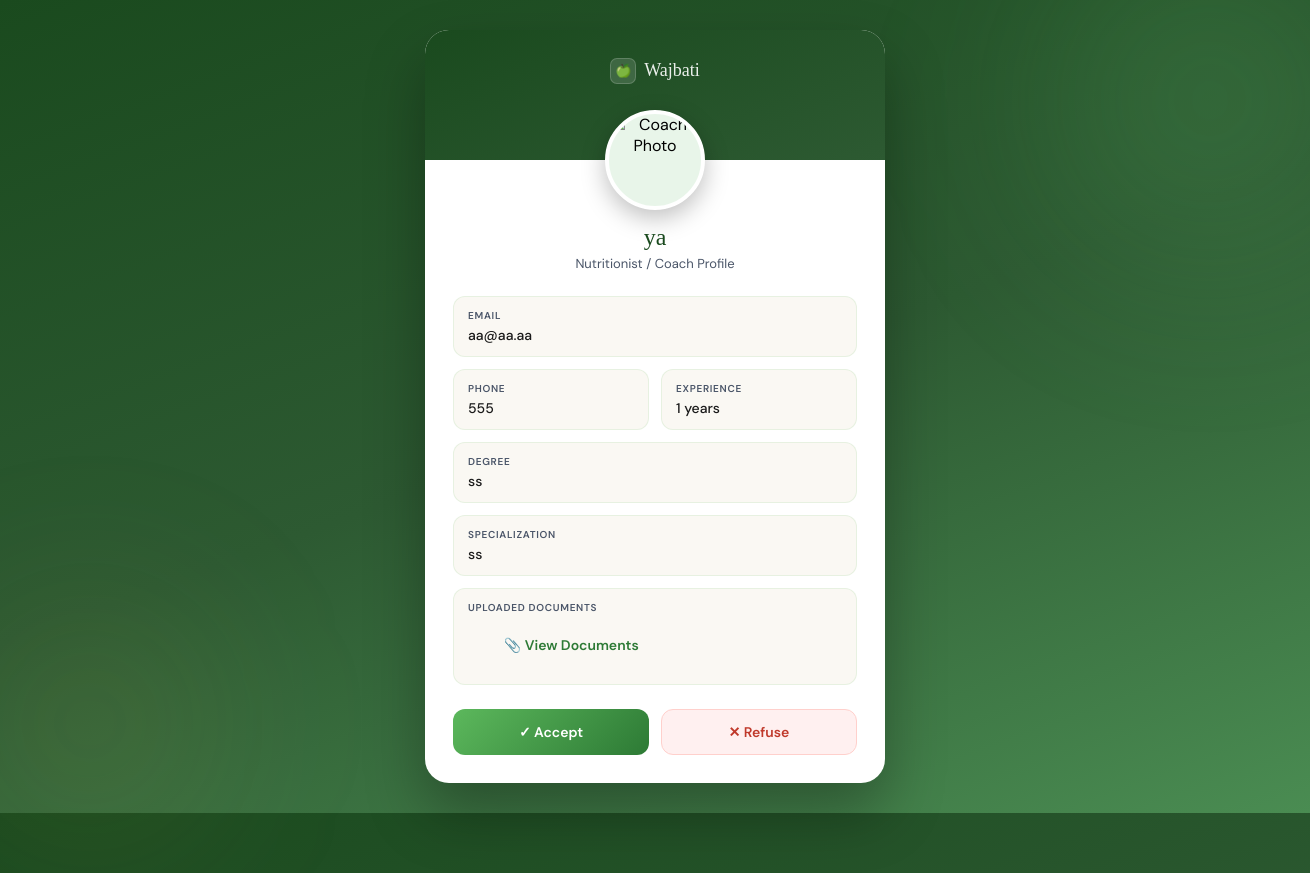
The page /detailsco?id=aa@aa.aa on the database its author committed.
### tables this page shows
CREATE TABLE "coach" (
	"email"	TEXT,
	"password"	TEXT,
	"fullname"	TEXT NOT NULL,
	"phone"	INTEGER,
	"degree"	TEXT,
	"spec"	TEXT,
	"acs"	INTEGER,
	"pdl"	TEXT,
	"photo"	BLOB,
	"availability"	TEXT,
	PRIMARY KEY("email")
);

### app.py (the view)
@app.route("/detailsco")
def details_coach():
    id = request.args.get("id")
    conn = sqlite3.connect("db.db")
    cur = conn.cursor()
    cur.execute("""
        SELECT email, password, fullname, phone, degree, spec, acs, pdl, photo
        FROM coach
        WHERE email=?
    """, (id,))
    codet = cur.fetchone()
    conn.close()
    return render_template("detailsco.html", codet=codet)

### templates/detailsco.html (shortened to what this page needs)
<!DOCTYPE html>
<html lang="en">
<head>
</head>
<body>
<div class="orb orb1"></div>
<div class="orb orb2"></div>
<div class="card">
  <div class="card-header">
    <div class="logo">
      <div class="logo-dot">🍏</div>
      Wajbati
    </div>
    <div class="avatar-wrap">
      <img id="coachPhoto" alt="Coach Photo">
    </div>
  </div>
  <div class="card-body">
    <div class="coach-name">{{ codet[2] }}</div>
    <div class="coach-subtitle">Nutritionist / Coach Profile</div>
    <div class="details-grid">
      <div class="detail-item full">
        <div class="detail-label">Email</div>
        <div class="detail-value">{{ codet[0] }}</div>
      </div>
      <div class="detail-item">
        <div class="detail-label">Phone</div>
        <div class="detail-value">{{ codet[3] }}</div>
      </div>
      <div class="detail-item">
        <div class="detail-label">Experience</div>
        <div class="detail-value">{{ codet[6] }} years</div>
      </div>
      <div class="detail-item full">
        <div class="detail-label">Degree</div>
        <div class="detail-value">{{ codet[4] }}</div>
      </div>
      <div class="detail-item full">
        <div class="detail-label">Specialization</div>
        <div class="detail-value">{{ codet[5] }}</div>
      </div>
      <div class="detail-item full">
        <div class="detail-label">Uploaded Documents</div>
        <div class="detail-value">
          <a href="{{ codet[7] }}" target="_blank">📎 View Documents</a>
        </div>
      </div>
    </div>
    <div class="buttons">
      <form action="/acceptco" method="POST">
        <button type="submit" class="btn-accept">✓ Accept</button>
      </form>
      <form action="/refuseco" method="POST">
        <button type="submit" class="btn-refuse">✕ Refuse</button>
      </form>
    </div>
  </div>
</div>
</body>
</html>

### templates/detailsco.html (style rules this page uses)
:root { --green-deep: #1a4a1e; --green-mid: #2d7a35; --green-light: #5cb85c; --green-pale: #e8f5e9; --cream: #faf8f3; --gold: #c9a84c; --text-dark: #1a1a1a; --text-mid: #4a5568; --leaf1: #6bcb77; }
* { margin: 0; padding: 0; box-sizing: border-box; }
body { font-family: 'DM Sans', sans-serif; min-height: 100vh; background: linear-gradient(160deg, var(--green-deep) 0%, #2d5a32 50%, #4a8c52 100%); display: flex; align-items: center; justify-content: center; padding: 30px 20px; position: relative; overflow: hidden; }
.orb { position: absolute; border-radius: 50%; filter: blur(80px); pointer-events: none; }
.orb1 { width: 400px; height: 400px; background: radial-gradient(circle, rgba(107,203,119,0.2), transparent); top: -100px; right: -100px; animation: pulse 6s ease-in-out infinite alternate; }
.orb2 { width: 300px; height: 300px; background: radial-gradient(circle, rgba(201,168,76,0.12), transparent); bottom: -60px; left: -60px; animation: pulse 7s ease-in-out infinite alternate-reverse; }
.card { background: white; width: 100%; max-width: 460px; border-radius: 24px; box-shadow: 0 30px 60px rgba(0,0,0,0.3); overflow: hidden; position: relative; z-index: 2; animation: slideUp 0.6s cubic-bezier(0.16,1,0.3,1) both; }
.card-header { background: linear-gradient(160deg, var(--green-deep), #2d5a32); padding: 28px 24px 56px; text-align: center; position: relative; }
.logo { display: flex; align-items: center; justify-content: center; gap: 8px; font-family: 'Playfair Display', serif; font-size: 18px; color: white; margin-bottom: 20px; opacity: 0.9; }
.logo-dot { width: 26px; height: 26px; background: rgba(255,255,255,0.15); border-radius: 7px; display: flex; align-items: center; justify-content: center; font-size: 13px; border: 1px solid rgba(255,255,255,0.2); }
.avatar-wrap { position: absolute; bottom: -50px; left: 50%; transform: translateX(-50%); width: 100px; height: 100px; border-radius: 50%; border: 4px solid white; box-shadow: 0 8px 24px rgba(0,0,0,0.25); overflow: hidden; background: var(--green-pale); }
.avatar-wrap img { width: 100%; height: 100%; object-fit: cover; }
.card-body { padding: 64px 28px 28px; }
.coach-name { font-family: 'Playfair Display', serif; font-size: 24px; color: var(--green-deep); text-align: center; margin-bottom: 4px; }
.coach-subtitle { font-size: 13px; color: var(--text-mid); text-align: center; margin-bottom: 24px; }
.details-grid { display: grid; grid-template-columns: 1fr 1fr; gap: 12px; margin-bottom: 24px; }
.detail-item { background: var(--cream); border-radius: 12px; padding: 12px 14px; border: 1px solid rgba(93,184,92,0.12); }
.detail-item.full { grid-column: 1 / -1; }
.detail-label { font-size: 10px; font-weight: 600; text-transform: uppercase; letter-spacing: 0.7px; color: var(--text-mid); margin-bottom: 4px; }
.detail-value { font-size: 14px; color: var(--text-dark); font-weight: 500; white-space: pre-wrap; word-break: break-word; }
.detail-value a { color: var(--green-mid); text-decoration: none; font-weight: 600; }
.buttons { display: grid; grid-template-columns: 1fr 1fr; gap: 12px; }
.btn-accept, .btn-refuse { padding: 13px; border: none; border-radius: 12px; font-weight: 600; font-size: 14px; font-family: 'DM Sans', sans-serif; cursor: pointer; transition: all 0.25s; width: 100%; }
.btn-accept { background: linear-gradient(135deg, var(--green-light), var(--green-mid)); color: white; }
.btn-refuse { background: #fff0f0; color: #c0392b; border: 1.5px solid #ffd0cc; }
form { display: contents; }

### rows shown on the page
coach: fullname "ya", email "aa@aa.aa", phone "555", acs "1", degree "ss", spec "ss"
